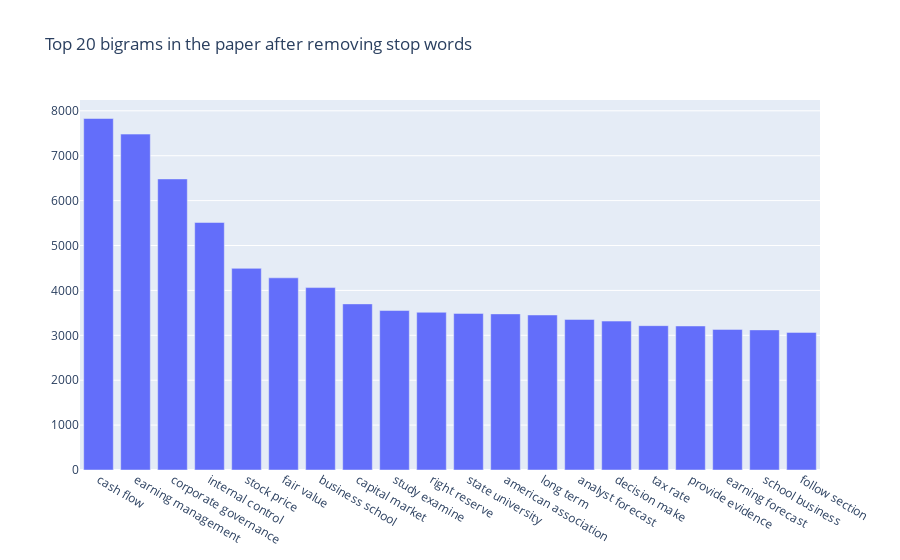

Here is the notebook cell this chart was saved with:
### Markdown cell above
## Bigrams

### Code cell
def get_top_n_bigram(corpus, n=None):
    vec = CountVectorizer(ngram_range=(2, 2), stop_words='english').fit(corpus)
    bag_of_words = vec.transform(corpus)
    sum_words = bag_of_words.sum(axis=0) 
    words_freq = [(word, sum_words[0, idx]) for word, idx in vec.vocabulary_.items()]
    words_freq =sorted(words_freq, key = lambda x: x[1], reverse=True)
    return words_freq[:n]
common_words = get_top_n_bigram(dt3c['content_lemmatized_clean'], NUM_OF_WORDS_IN_EACH_TOPIC)
df3 = pd.DataFrame(common_words, columns = ['bigram' , 'count'])

fig = go.Figure([go.Bar(x=df3['bigram'], y=df3['count'])])
fig.update_layout(title=go.layout.Title(text="Top {} bigrams in the paper after removing stop words".format(NUM_OF_WORDS_IN_EACH_TOPIC)))
fig.show()

### Figure 1 — Plotly figure (JSON) as saved in the notebook; plotly's stock layout.template omitted (floating-point values rounded to 4 significant figures)
{"data": [{"type": "bar", "x": ["cash flow", "earning management", "corporate governance", "internal control", "stock price", "fair value", "business school", "capital market", "study examine", "right reserve", "state university", "american association", "long term", "analyst forecast", "decision make", "tax rate", "provide evidence", "earning forecast", "school business", "follow section"], "y": [7829, 7481, 6483, 5513, 4491, 4280, 4063, 3700, 3552, 3513, 3488, 3477, 3453, 3354, 3317, 3215, 3208, 3132, 3121, 3065]}], "layout": {"title": {"text": "Top 20 bigrams in the paper after removing stop words"}}}
